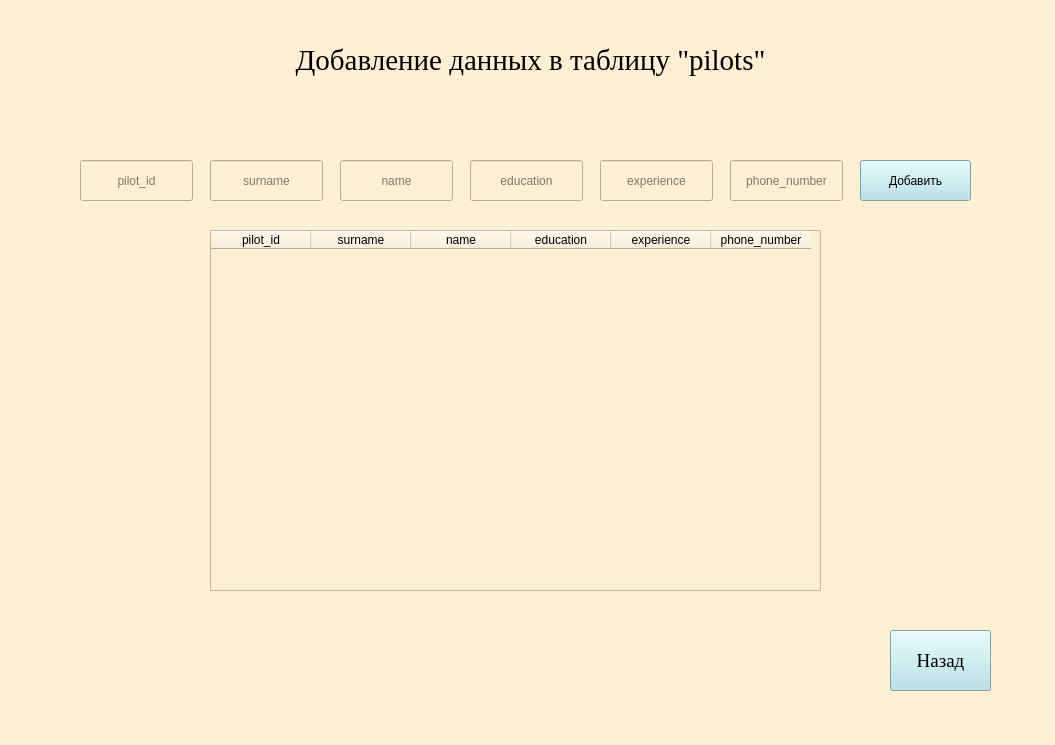
<?xml version="1.0" encoding="UTF-8"?>
<ui version="4.0">
 <class>MainWindow</class>
 <widget class="QMainWindow" name="MainWindow">
  <property name="geometry">
   <rect>
    <x>0</x>
    <y>0</y>
    <width>1055</width>
    <height>745</height>
   </rect>
  </property>
  <property name="windowTitle">
   <string>Добавление записей</string>
  </property>
  <property name="styleSheet">
   <string notr="true">background-color: rgb(255, 239, 213)</string>
  </property>
  <widget class="QWidget" name="centralwidget">
   <widget class="QPushButton" name="back">
    <property name="geometry">
     <rect>
      <x>890</x>
      <y>630</y>
      <width>101</width>
      <height>61</height>
     </rect>
    </property>
    <property name="font">
     <font>
      <family>Times New Roman</family>
      <pointsize>14</pointsize>
     </font>
    </property>
    <property name="styleSheet">
     <string notr="true">background-color: rgb(176, 224, 230)</string>
    </property>
    <property name="text">
     <string>Назад</string>
    </property>
   </widget>
   <widget class="QLabel" name="label">
    <property name="geometry">
     <rect>
      <x>0</x>
      <y>30</y>
      <width>1061</width>
      <height>61</height>
     </rect>
    </property>
    <property name="font">
     <font>
      <family>Times New Roman</family>
      <pointsize>22</pointsize>
     </font>
    </property>
    <property name="text">
     <string>Добавление данных в таблицу &quot;pilots&quot;</string>
    </property>
    <property name="alignment">
     <set>Qt::AlignCenter</set>
    </property>
   </widget>
   <widget class="QLineEdit" name="lineEdit">
    <property name="geometry">
     <rect>
      <x>80</x>
      <y>160</y>
      <width>113</width>
      <height>41</height>
     </rect>
    </property>
    <property name="alignment">
     <set>Qt::AlignCenter</set>
    </property>
    <property name="placeholderText">
     <string>pilot_id</string>
    </property>
   </widget>
   <widget class="QLineEdit" name="lineEdit_2">
    <property name="geometry">
     <rect>
      <x>210</x>
      <y>160</y>
      <width>113</width>
      <height>41</height>
     </rect>
    </property>
    <property name="alignment">
     <set>Qt::AlignCenter</set>
    </property>
    <property name="placeholderText">
     <string>surname</string>
    </property>
   </widget>
   <widget class="QLineEdit" name="lineEdit_3">
    <property name="geometry">
     <rect>
      <x>340</x>
      <y>160</y>
      <width>113</width>
      <height>41</height>
     </rect>
    </property>
    <property name="alignment">
     <set>Qt::AlignCenter</set>
    </property>
    <property name="placeholderText">
     <string>name</string>
    </property>
   </widget>
   <widget class="QLineEdit" name="lineEdit_4">
    <property name="geometry">
     <rect>
      <x>470</x>
      <y>160</y>
      <width>113</width>
      <height>41</height>
     </rect>
    </property>
    <property name="alignment">
     <set>Qt::AlignCenter</set>
    </property>
    <property name="placeholderText">
     <string>education</string>
    </property>
   </widget>
   <widget class="QLineEdit" name="lineEdit_5">
    <property name="geometry">
     <rect>
      <x>600</x>
      <y>160</y>
      <width>113</width>
      <height>41</height>
     </rect>
    </property>
    <property name="alignment">
     <set>Qt::AlignCenter</set>
    </property>
    <property name="placeholderText">
     <string>experience</string>
    </property>
   </widget>
   <widget class="QLineEdit" name="lineEdit_6">
    <property name="geometry">
     <rect>
      <x>730</x>
      <y>160</y>
      <width>113</width>
      <height>41</height>
     </rect>
    </property>
    <property name="alignment">
     <set>Qt::AlignCenter</set>
    </property>
    <property name="placeholderText">
     <string>phone_number</string>
    </property>
   </widget>
   <widget class="QPushButton" name="ok">
    <property name="geometry">
     <rect>
      <x>860</x>
      <y>160</y>
      <width>111</width>
      <height>41</height>
     </rect>
    </property>
    <property name="styleSheet">
     <string notr="true">background-color: rgb(176, 224, 230)</string>
    </property>
    <property name="text">
     <string>Добавить</string>
    </property>
   </widget>
   <widget class="QTableWidget" name="tableWidget">
    <property name="geometry">
     <rect>
      <x>210</x>
      <y>230</y>
      <width>611</width>
      <height>361</height>
     </rect>
    </property>
    <column>
     <property name="text">
      <string>pilot_id</string>
     </property>
    </column>
    <column>
     <property name="text">
      <string>surname</string>
     </property>
    </column>
    <column>
     <property name="text">
      <string>name</string>
     </property>
    </column>
    <column>
     <property name="text">
      <string>education</string>
     </property>
    </column>
    <column>
     <property name="text">
      <string>experience</string>
     </property>
    </column>
    <column>
     <property name="text">
      <string>phone_number</string>
     </property>
    </column>
   </widget>
  </widget>
 </widget>
 <resources/>
 <connections/>
</ui>
